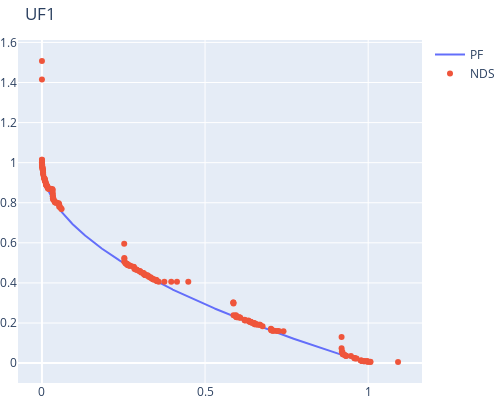
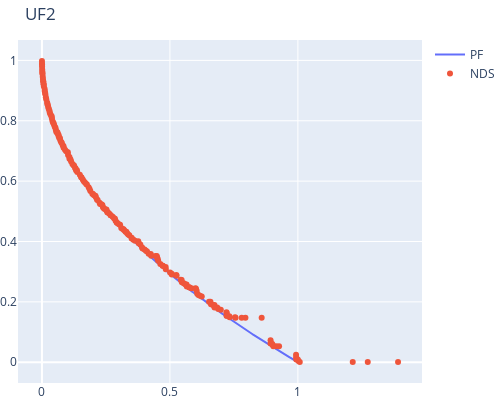
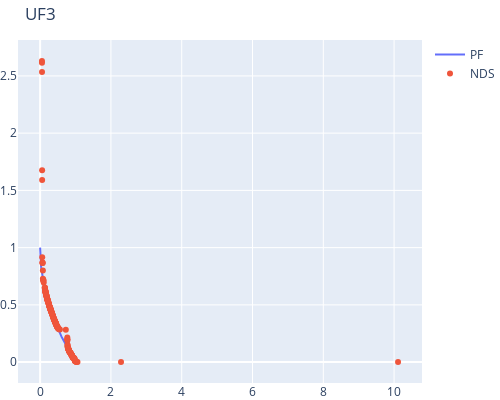
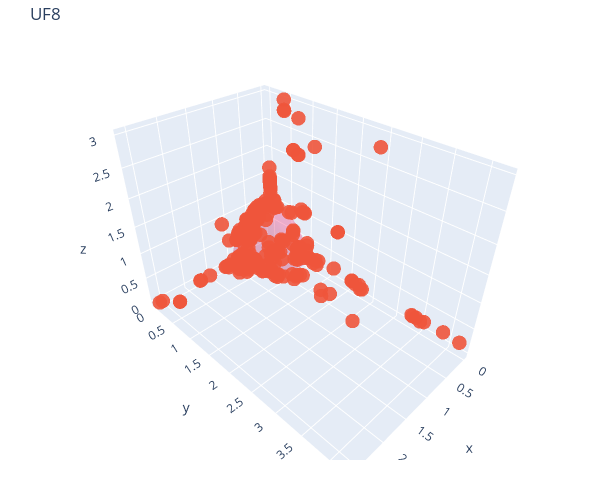

The cell these charts' notebook holds for them, in order:
### Markdown cell above
# Test if the algorithm finds the true pareto fronts

### Code cell
from moo.uf import UF1, UF2, UF3, UF8, UF9, UF10
from helper import run_test, plot_front

problem=UF1(n_var=10)
res = run_test(problem)
plot_front(problem, res.F, "UF1").show()

problem=UF2(n_var=10)
res = run_test(problem)
plot_front(problem, res.F, "UF2").show()

problem=UF3(n_var=10)
res = run_test(problem)
plot_front(problem, res.F, "UF3").show()

problem=UF8(n_var=10)
res = run_test(problem)
plot_front(problem, res.F, "UF8").show()

problem=UF9(n_var=10)
res = run_test(problem)
plot_front(problem, res.F, "UF9").show()

problem=UF10(n_var=10)
res = run_test(problem)
plot_front(problem, res.F, "UF10").show()

### Figure 1 — Plotly figure (JSON) as saved in the notebook; plotly's stock layout.template omitted (floating-point values rounded to 4 significant figures; data arrays with more than 128 entries replaced by an {"elided": "..."} marker saying what was removed)
{"data": [{"mode": "lines", "name": "PF", "type": "scatter", "x": {"elided": "500 float values"}, "y": {"elided": "500 float values"}}, {"mode": "markers", "name": "NDS", "type": "scatter", "x": {"elided": "197 float values"}, "y": {"elided": "197 float values"}}], "layout": {"autosize": false, "font": {"size": 12}, "height": 400, "margin": {"b": 0, "l": 0, "pad": 0, "r": 0, "t": 40}, "title": {"text": "UF1"}, "width": 500}}

### Figure 2 — Plotly figure (JSON) as saved in the notebook; plotly's stock layout.template omitted (floating-point values rounded to 4 significant figures; data arrays with more than 128 entries replaced by an {"elided": "..."} marker saying what was removed)
{"data": [{"mode": "lines", "name": "PF", "type": "scatter", "x": {"elided": "500 float values"}, "y": {"elided": "500 float values"}}, {"mode": "markers", "name": "NDS", "type": "scatter", "x": {"elided": "200 float values"}, "y": {"elided": "200 float values"}}], "layout": {"autosize": false, "font": {"size": 12}, "height": 400, "margin": {"b": 0, "l": 0, "pad": 0, "r": 0, "t": 40}, "title": {"text": "UF2"}, "width": 500}}

### Figure 3 — Plotly figure (JSON) as saved in the notebook; plotly's stock layout.template omitted (floating-point values rounded to 4 significant figures; data arrays with more than 128 entries replaced by an {"elided": "..."} marker saying what was removed)
{"data": [{"mode": "lines", "name": "PF", "type": "scatter", "x": {"elided": "500 float values"}, "y": {"elided": "500 float values"}}, {"mode": "markers", "name": "NDS", "type": "scatter", "x": {"elided": "200 float values"}, "y": {"elided": "200 float values"}}], "layout": {"autosize": false, "font": {"size": 12}, "height": 400, "margin": {"b": 0, "l": 0, "pad": 0, "r": 0, "t": 40}, "title": {"text": "UF3"}, "width": 500}}

### Figure 4 — Plotly figure (JSON) as saved in the notebook; plotly's stock layout.template omitted (floating-point values rounded to 4 significant figures; data arrays with more than 128 entries replaced by an {"elided": "..."} marker saying what was removed)
{"data": [{"color": "rgba(244,22,100,0.6)", "opacity": 0.5, "type": "mesh3d", "x": {"elided": "500 float values"}, "y": {"elided": "500 float values"}, "z": {"elided": "500 float values"}}, {"marker": {"opacity": 0.9, "size": 5}, "mode": "markers", "name": "NDS", "type": "scatter3d", "x": {"elided": "200 float values"}, "y": {"elided": "200 float values"}, "z": {"elided": "200 float values"}}], "layout": {"autosize": true, "font": {"size": 12}, "height": 500, "margin": {"b": 40, "l": 0, "pad": 0, "r": 0, "t": 40}, "title": {"text": "UF8"}, "width": 600}}
